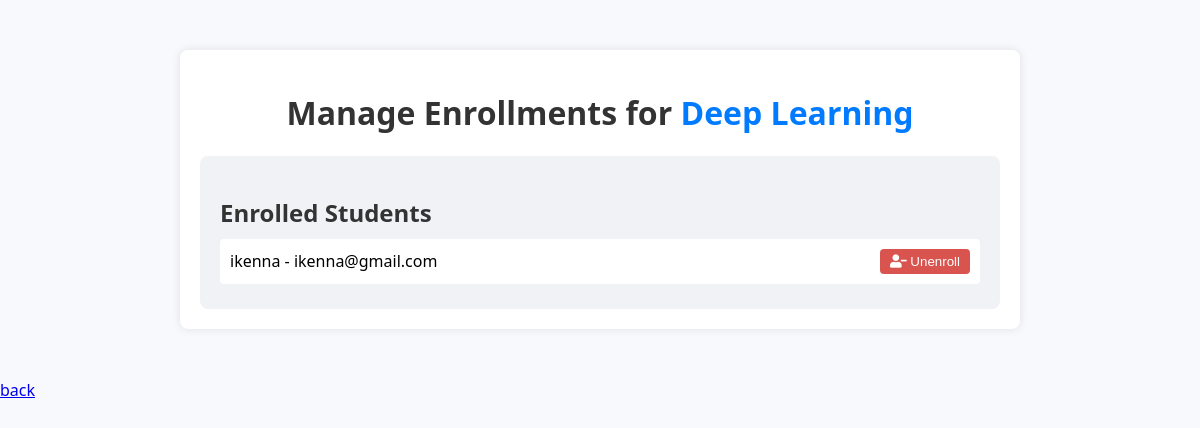
/attendace/students-enrolled/course/1/ (signed in), run on the app's committed database.
### attendace/models.py (models this page shows, shortened)
class Course(models.Model):
    course_title = models.CharField(max_length=50, default='')
    course_code = models.CharField(max_length=50, unique=True)
    description = models.TextField()
    requirements = models.TextField()
    start_date = models.DateField()
    end_date = models.DateField()
    teacher = models.ForeignKey(settings.AUTH_USER_MODEL, on_delete=models.CASCADE)
    students = models.ManyToManyField(settings.AUTH_USER_MODEL, related_name='enrolled_courses')

### accounts/models.py (models this page shows, shortened)
class User(AbstractUser):
    is_student = models.BooleanField(default=False)
    is_teacher = models.BooleanField(default=False)
    is_admin = models.BooleanField(default=False)

### attendace/views.py (the view)
# urls.py: path('students-enrolled/course/<int:course_id>/', views.enrolled_student, name='enrolled-students'),
@login_required
def enrolled_student(request, course_id):
    course = get_object_or_404(models.Course, id=course_id)
    student = course.students.all()
    context = {
        'course': course,
        'students': student
    }
    return render(request, 'attendance/enrolled_students.html', context)

### attendace/templates/attendance/enrolled_students.html (shortened to what this page needs)
<!DOCTYPE html>
<html lang="en">
    {% load static %}
<head>
    <link rel="stylesheet" href="{% static 'attendace/css/enroll_students.css' %}">
    <link rel="stylesheet" href="https://cdnjs.cloudflare.com/ajax/libs/font-awesome/5.15.3/css/all.min.css">
</head>
<body>
    <div class="container">
        <header>
            <h1>Manage Enrollments for <span id="course-title">{{ course.course_title }}</span></h1>
        </header>
        <main>
            <section class="students-list">
                <h2>Enrolled Students</h2>
                <ul id="students">
                    {% for student in students %}
                        <li>
                            {{ student.username }} - {{ student.email }}
                            <form action="{% url 'attendace:unenroll-student' course.id student.studentprofile.student_id %}" method="POST" style="display:inline;">
                                <button type="submit" class="unenroll-button"><i class="fas fa-user-minus"></i> Unenroll</button>
                            </form>
                        </li>
                    {% endfor %}
                </ul>
            </section>
        </main>
    </div>
    <a href={% url 'attendace:teacher-dashboard' %}>back</a>
</body>
</html>

### attendace/static/attendace/css/enroll_students.css (style rules this page uses)
body { font-family: 'Segoe UI', Tahoma, Geneva, Verdana, sans-serif; margin: 0; padding: 0; background-color: #f7f9fc; }
.container { max-width: 800px; margin: 50px auto; padding: 20px; background: #fff; box-shadow: 0 0 10px rgba(0, 0, 0, 0.1); border-radius: 8px; }
header { text-align: center; margin-bottom: 20px; }
header h1 { font-size: 2em; color: #333; }
header h1 span { color: #007bff; }
main { display: flex; flex-direction: column; gap: 30px; }
.students-list { background: #f0f2f5; padding: 20px; border-radius: 8px; }
.students-list h2 { font-size: 1.5em; color: #333; margin-bottom: 10px; }
.students-list ul { list-style: none; padding: 0; margin: 0; }
.students-list ul li { background: #fff; padding: 10px; margin: 5px 0; border-radius: 4px; display: flex; justify-content: space-between; align-items: center; }
.unenroll-button { padding: 5px 10px; background: #d9534f; color: #fff; border: none; border-radius: 4px; cursor: pointer; transition: background 0.3s; }

### data on the page
Course: course_title "Deep Learning"
User: username "ikenna", email "ikenna@gmail.com"
